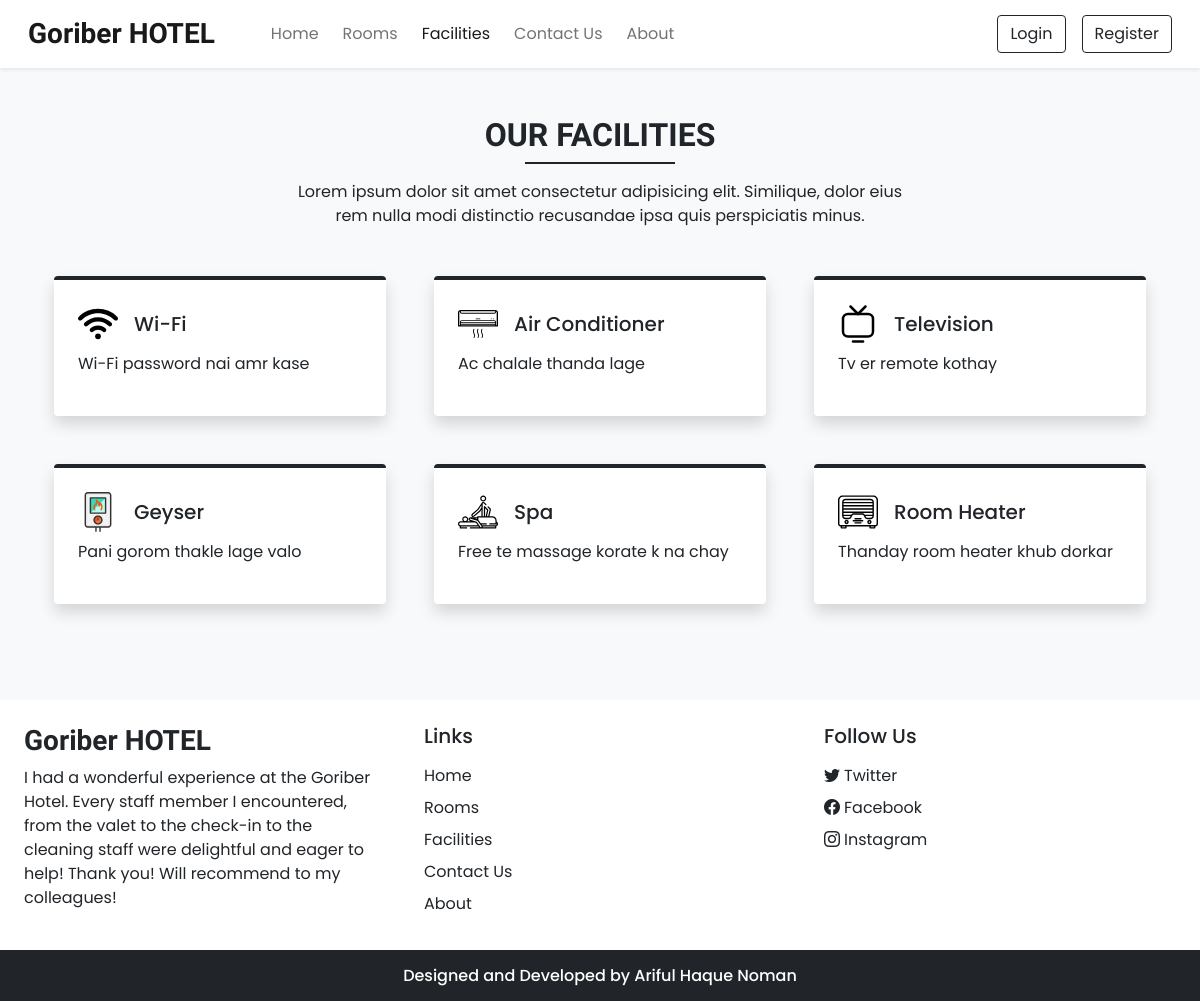
Screenshot of /facilities.php with the database file from the repository.
### tables this page shows
CREATE TABLE `settings` (
  `sr_no` int(11) NOT NULL,
  `site_title` varchar(50) NOT NULL,
  `site_about` varchar(250) NOT NULL,
  `shutdown` tinyint(1) NOT NULL
);

CREATE TABLE `facilities` (
  `id` int(11) NOT NULL,
  `icon` varchar(100) NOT NULL,
  `name` varchar(50) NOT NULL,
  `description` varchar(250) NOT NULL
);

### admin/inc/db_config.php (called while the page is built, shortened)
<?php
    function selectAll($table)
    {
        $con = $GLOBALS['con'];
        $res = mysqli_query($con,"SELECT * FROM $table");
        return $res;
    }
    function select($sql,$values,$datatypes)
    {
        $con = $GLOBALS['con'];
        if($stmt = mysqli_prepare($con,$sql))
        {
            mysqli_stmt_bind_param($stmt,$datatypes,...$values);
            if(mysqli_stmt_execute($stmt))
            {
                $res = mysqli_stmt_get_result($stmt);
                return $res;
            }
            else
            {
                mysqli_stmt_close($stmt);
                die("Query cannot be executed - Select");
            }
        }
        else
        {
            die("Query cannot be prepared - Select");
        }
    }
?>

### facilities.php (the view, shortened to what this page needs)
<!DOCTYPE html>
<html lang="en">
    <head>
        <?php require('inc/links.php');?>
    </head>
    <body class="bg-light">
        <?php require('inc/header.php');?>
        <div class="my-5 px-4">
            <h2 class="fw-bold h-font text-center">OUR FACILITIES</h2>
            <div class="h-line bg-dark"></div>
            <p class="text-center mt-3">
                Lorem ipsum dolor sit amet consectetur adipisicing elit.
                Similique, dolor eius<br> rem nulla modi distinctio recusandae
                ipsa quis perspiciatis minus.
            </p>
        </div>
        <div class="container">
            <div class="row">
                <?php
                    $res = selectAll('facilities');
                    $path = FACILITIES_IMG_PATH;
                    while($row = mysqli_fetch_assoc($res))
                    {
                        echo <<<data
                            <div class="col-lg-4 col-md-6 mb-5 px-4">
                                <div class="bg-white rounded shadow p-4 border-top border-4 border-dark pop">
                                    <div class="d-flex align-items-center mb-2">
                                        <img src="$path$row[icon]" width="40px">
                                        <h5 class="m-0 ms-3">$row[name]</h5>
                                    </div>
                                    <p>$row[description]</p>
                                </div>
                            </div>
                        data;
                    }
                ?>
            </div>
        </div>
        <?php require('inc/footer.php');?>
    </body>
</html>

### inc/header.php (shortened to what this page needs)
<nav id="nav-bar" class="navbar navbar-expand-lg navbar-light bg-white px-lg-3 py-lg-2 shadow-sm sticky-top">
    <div class="container-fluid">
        <a class="navbar-brand me-5 fw-bold fs-3 h-font" href="index.php"><?php echo $settings_r['site_title'] ?></a>
        <div class="collapse navbar-collapse" id="navbarSupportedContent">
            <ul class="navbar-nav me-auto mb-2 mb-lg-0">
                <li class="nav-item">
                    <a class="nav-link me-2" href="index.php">Home</a>
                </li>
                <li class="nav-item">
                    <a class="nav-link me-2" href="rooms.php">Rooms</a>
                </li>
                <li class="nav-item">
                    <a class="nav-link me-2" href="facilities.php">Facilities</a>
                </li>
                <li class="nav-item">
                    <a class="nav-link me-2" href="contact.php">Contact Us</a>
                </li>
                <li class="nav-item">
                    <a class="nav-link" href="about.php">About</a>
                </li>
            </ul>
            <div class="d-flex">
                <?php
                    if(isset($_SESSION['login']) && $_SESSION['login'] == true)
                    {
                        $path = USERS_IMG_PATH;
                        echo <<< data
                            <div class="btn-group">
                                <button type="button" class="btn btn-outline-dark shadow-none dropdown-toggle" data-bs-toggle="dropdown" data-bs-display="static" aria-expanded="false">
                                    <img src="$path$_SESSION[uPic]" style="width: 25px; heigth: 25px;" class="me-1">
                                    $_SESSION[uName]
                                </button>
                                <ul class="dropdown-menu dropdown-menu-lg-end">
                                    <li><a class="dropdown-item" href="profile.php">Profile</a></li>
                                    <li><a class="dropdown-item" href="bookings.php">Bookings</a></li>
                                    <li><a class="dropdown-item" href="logout.php">Logout</a></li>
                                </ul>
                            </div>
                        data;
                    }
                    else
                    {
                        echo <<<data
                            <button type="button" class="btn btn-outline-dark shadow-none me-lg-3 me-2" data-bs-toggle="modal" data-bs-target="#loginModal">
                                Login
                            </button>
                            <button type="button" class="btn btn-outline-dark shadow-none" data-bs-toggle="modal" data-bs-target="#registerModal">
                                Register
                            </button>
                        data;
                    }
                ?>
            </div>
        </div>
    </div>
</nav>

### inc/footer.php (shortened to what this page needs)
<div class="container-fluid bg-white mt-5">
    <div class="row">
        <div class="col-lg-4 p-4">
            <h3 class="h-font fw-bold fs-3 mb-2"><?php echo $settings_r['site_title'] ?></h3>
            <p>
                <?php echo $settings_r['site_about'] ?>
            </p>
        </div>
        <div class="col-lg-4 p-4">
            <h5 class="mb-3">Links</h5>
            <a href="index.php" class="d-inline-block mb-2 text-dark text-decoration-none">Home</a><br>
            <a href="rooms.php" class="d-inline-block mb-2 text-dark text-decoration-none">Rooms</a><br>
            <a href="facilities.php" class="d-inline-block mb-2 text-dark text-decoration-none">Facilities</a><br>
            <a href="contact.php" class="d-inline-block mb-2 text-dark text-decoration-none">Contact Us</a><br>
            <a href="about.php" class="d-inline-block mb-2 text-dark text-decoration-none">About</a>
        </div>
        <div class="col-lg-4 p-4">
            <h5 class="mb-3">Follow Us</h5>
            <?php
                if($contact_r['tw'] != '')
                {
                    echo <<< data
                        <a href="$contact_r[tw]" class="d-inline-block text-dark text-decoration-none mb-2"><i class="bi bi-twitter me-1"></i>Twitter</a><br>
                    data;
                }
            ?>
            <a href="<?php echo $contact_r['fb'] ?>" class="d-inline-block text-dark text-decoration-none mb-2"><i class="bi bi-facebook me-1"></i>Facebook</a><br>
            <a href="<?php echo $contact_r['insta'] ?>" class="d-inline-block text-dark text-decoration-none"><i class="bi bi-instagram me-1"></i>Instagram</a>
        </div>
    </div>
</div>
<h6 class="text-center bg-dark text-white p-3 m-0">Designed and Developed by Ariful Haque Noman</h6>

### css/common.css (style rules this page uses)
:root { --teal: #2ec1ac; --teal_hover: #279e8c; }
* { font-family: 'Poppins', sans-serif; }
.h-font { font-family: 'Merienda', cursive; }
.h-line { width: 150px; margin: 0 auto; height: 1.7px; }

### rows the page displays
settings: site_title "Goriber HOTEL", site_about "I had a wonderful experience at the Goriber Hotel. Every staff member I encountered, from the valet to the check-in to the cleaning staff were delightful and eager to help! Thank you! Will recommend to my colleagues!"
facilities: icon (picture), name "Wi-Fi", description "Wi-Fi password nai amr kase"
facilities: icon (picture), name "Air Conditioner", description "Ac chalale thanda lage"
facilities: icon (picture), name "Television", description "Tv er remote kothay"
facilities: icon (picture), name "Geyser", description "Pani gorom thakle lage valo"
facilities: icon (picture), name "Spa", description "Free te massage korate k na chay"
facilities: icon (picture), name "Room Heater", description "Thanday room heater khub dorkar"
